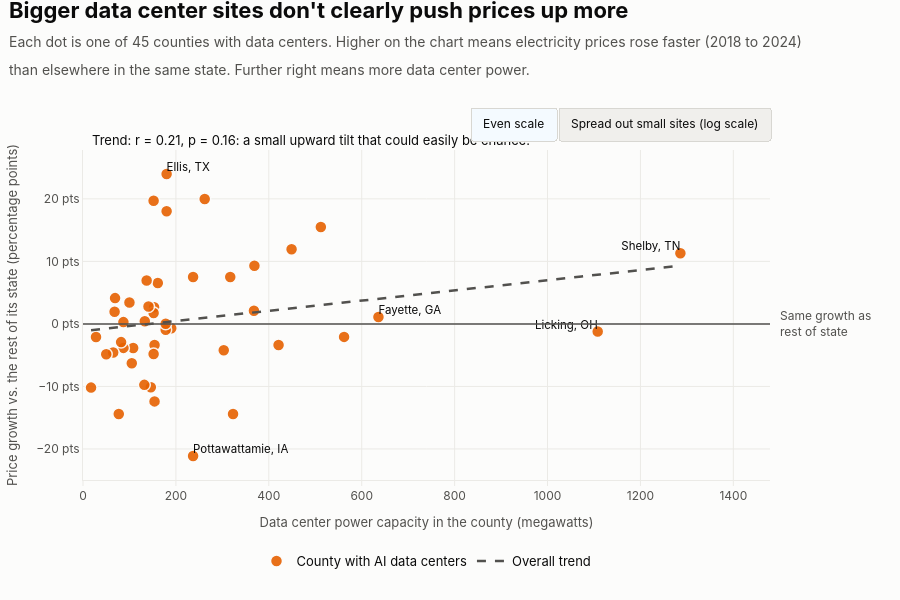

The code cell stored with this chart in its notebook:
### Markdown cell above
## Visual 4: Do Massive Gigawatt Hubs Cause Larger Electricity Rate Spikes?
*Supports: **Key Finding & Interpretation - The Intensive Margin Test***

### Visual Design & Layperson Interpretation
- **Question Answered:** *Do counties with massive 900+ MW computing facilities (like Memphis or New Albany) experience larger price increases than counties with small 50 MW data centers?*
- **Y-Axis:** Price growth **relative to state average** (0% = grew at exact state average).
- **Diverging Colors:** Red dots grew faster than their state; blue dots grew slower than their state.
- **Punchline:** The trendline is flat ($r = 0.21, p = 0.18$). Mega-scale gigawatt hubs scatter evenly above and below their state benchmarks.

### Code cell
# Visual 4: do bigger data center sites push prices up more? (interactive scatter; the old static twin charts were duplicates and are removed)
x_mw = treat_panel['total_power_consumption_mw'].values
y_pp = treat_panel['Growth_Demeaned'].values
names = (treat_panel['County'] + ', ' + treat_panel['State']).values
n4 = len(treat_panel)

def faster_slower(v):
    return f"{abs(v):.1f} points {'faster' if v > 0 else 'slower'} than"

hover = [f"<b>{n}</b><br>{m:,.0f} MW of data center power<br>Prices rose {faster_slower(v)} the rest of its state"
         for n, m, v in zip(names, x_mw, y_pp)]

# which dots get a name tag: the three biggest sites plus the fastest and slowest riser
tag = sorted(set(np.argsort(x_mw)[-3:]) | {int(np.argmax(y_pp)), int(np.argmin(y_pp))})

slope_lin, icpt_lin = np.polyfit(x_mw, y_pp, 1)
slope_log, icpt_log = np.polyfit(np.log1p(x_mw), y_pp, 1)
x_line = np.geomspace(x_mw.min(), x_mw.max(), 120)

def stat_line(r, p):
    tilt = "upward" if r > 0 else "downward"
    if p >= 0.10:
        verdict = f"a small {tilt} tilt that could easily be chance"
    elif p >= 0.05:
        verdict = f"an {tilt} tilt that is borderline, not clearly beyond chance" if tilt == "upward" else f"a {tilt} tilt that is borderline, not clearly beyond chance"
    else:
        verdict = f"{'an' if tilt == 'upward' else 'a'} {tilt} tilt that is unlikely to be chance"
    return f"Trend: r = {r:.2f}, p = {p:.2f}: {verdict}."

fig4 = go.Figure()
fig4.add_annotation(x=0.01, y=1.0, xref="paper", yref="paper", xanchor="left", yanchor="bottom", showarrow=False,
                    text=stat_line(r_linear, p_linear), font=dict(size=13, color=INK))        # annotation 0: updated by the toggle
fig4.add_hline(y=0, line=dict(color=INK_2, width=1.5))
fig4.add_annotation(x=1.0, xref="paper", xanchor="left", xshift=8, y=0, yref="y", yanchor="middle", showarrow=False, align="left",
                    text="Same growth as<br>rest of state", font=dict(size=12, color=INK_2))
fig4.add_trace(go.Scatter(x=x_mw, y=y_pp, mode='markers', name='County with AI data centers',
                          marker=dict(size=12, color=COLOR_TREATMENT, line=dict(color=SURFACE, width=1.5), opacity=0.9),
                          hovertext=hover, hoverinfo='text'))
fig4.add_trace(go.Scatter(x=x_mw[tag], y=y_pp[tag], mode='text', text=[names[i] for i in tag],
                          textposition=['top left' if x_mw[i] > 0.7 * x_mw.max() else 'top right' for i in tag],
                          textfont=dict(size=11.5, color=INK), hoverinfo='skip', showlegend=False))
fig4.add_trace(go.Scatter(x=x_line, y=slope_lin * x_line + icpt_lin, mode='lines', name='Overall trend',
                          line=dict(color=INK_2, width=2.5, dash='dash'), hoverinfo='skip'))
fig4.add_trace(go.Scatter(x=x_line, y=slope_log * np.log1p(x_line) + icpt_log, mode='lines', name='Overall trend',
                          line=dict(color=INK_2, width=2.5, dash='dash'), hoverinfo='skip', visible=False, showlegend=False))

title4 = ("Bigger data center sites don't clearly push prices up more" if p_linear >= 0.05
          else "Bigger data center sites are linked to faster price growth")
style_figure(fig4, title4,
             f"Each dot is one of {n4} counties with data centers. Higher on the chart means electricity prices rose faster "
             f"(2018 to 2024) than elsewhere in the same state. Further right means more data center power.",
             height=600, margin=dict(l=80, r=130, t=150, b=120))
tick_vals = [v for v in (10, 30, 100, 300, 1000) if x_mw.min() * 0.6 < v < x_mw.max() * 1.6]
fig4.update_layout(
    xaxis=dict(title=dict(text="Data center power capacity in the county (megawatts)"), range=[0, x_mw.max() * 1.15]),
    yaxis=dict(title=dict(text="Price growth vs. the rest of its state (percentage points)"), ticksuffix=" pts", zeroline=False),
    legend=dict(orientation="h", x=0.5, xanchor="center", y=-0.2, yanchor="top", font=dict(size=13, color=INK)),
    updatemenus=[dict(
        type="buttons", direction="right", x=1.0, xanchor="right", y=1.0, yanchor="bottom", pad=dict(b=10),
        showactive=True, bgcolor="#f0efec", bordercolor="#d8d7d2", borderwidth=1, font=dict(size=12, color=INK), active=0,
        buttons=[
            dict(label="Even scale", method="update", args=[
                {"visible": [True, True, True, False]},
                {"xaxis.type": "linear", "xaxis.tickmode": "auto", "xaxis.range": [0, x_mw.max() * 1.15],
                 "annotations[0].text": stat_line(r_linear, p_linear)}]),
            dict(label="Spread out small sites (log scale)", method="update", args=[
                {"visible": [True, True, False, True]},
                {"xaxis.type": "log", "xaxis.tickmode": "array", "xaxis.tickvals": tick_vals,
                 "xaxis.ticktext": [f"{v:,}" for v in tick_vals],
                 "xaxis.range": [np.log10(x_mw.min() * 0.7), np.log10(x_mw.max() * 1.5)],
                 "annotations[0].text": stat_line(r_log, p_log)}]),
        ])])
fig4.show()

### Figure 1 — Plotly figure (JSON) as saved in the notebook; plotly's stock layout.template omitted (floating-point values rounded to 4 significant figures)
{"data": [{"hoverinfo": "text", "hovertext": ["<b>Licking, OH</b><br>1,108 MW of data center power<br>Prices rose 1.2 points slower than the rest of its state", "<b>Henrico, VA</b><br>562 MW of data center power<br>Prices rose 2.1 points slower than the rest of its state", "<b>Maricopa, AZ</b><br>449 MW of data center power<br>Prices rose 11.9 points faster than the rest of its state", "<b>Bexar, TX</b><br>154 MW of data center power<br>Prices rose 3.4 points slower than the rest of its state", "<b>Shelby, TN</b><br>1,286 MW of data center power<br>Prices rose 11.3 points faster than the rest of its state", "<b>Madison, MS</b><br>512 MW of data center power<br>Prices rose 15.5 points faster than the rest of its state", "<b>Prince William, VA</b><br>323 MW of data center power<br>Prices rose 14.4 points slower than the rest of its state", "<b>Sarpy, NE</b><br>317 MW of data center power<br>Prices rose 7.5 points faster than the rest of its state", "<b>Ellis, TX</b><br>180 MW of data center power<br>Prices rose 24.0 points faster than the rest of its state", "<b>Niagara, NY</b><br>100 MW of data center power<br>Prices rose 3.4 points faster than the rest of its state", "<b>Fayette, GA</b><br>636 MW of data center power<br>Prices rose 1.1 points faster than the rest of its state", "<b>Taylor, TX</b><br>421 MW of data center power<br>Prices rose 3.4 points slower than the rest of its state", "<b>Racine, WI</b><br>369 MW of data center power<br>Prices rose 9.3 points faster than the rest of its state", "<b>Mayes, OK</b><br>368 MW of data center power<br>Prices rose 2.1 points faster than the rest of its state", "<b>Franklin, OH</b><br>303 MW of data center power<br>Prices rose 4.2 points slower than the rest of its state", "<b>Denton, TX</b><br>262 MW of data center power<br>Prices rose 20.0 points faster than the rest of its state", "<b>Douglas, NE</b><br>237 MW of data center power<br>Prices rose 7.5 points faster than the rest of its state", "<b>Pottawattamie, IA</b><br>237 MW of data center power<br>Prices rose 21.1 points slower than the rest of its state", "<b>Warren, IA</b><br>190 MW of data center power<br>Prices rose 0.7 points slower than the rest of its state", "<b>Washington, OR</b><br>180 MW of data center power<br>Prices rose 18.0 points faster than the rest of its state", "<b>Clark, IN</b><br>178 MW of data center power<br>Prices rose 0.9 points slower than the rest of its state", "<b>Dakota, MN</b><br>178 MW of data center power<br>Prices rose 0.0 points faster than the rest of its state", "<b>Storey, NV</b><br>161 MW of data center power<br>Prices rose 6.6 points faster than the rest of its state", "<b>Wasco, OR</b><br>154 MW of data center power<br>Prices rose 12.4 points slower than the rest of its state", "<b>Montgomery, AL</b><br>153 MW of data center power<br>Prices rose 2.7 points faster than the rest of its state", "<b>Ada, ID</b><br>152 MW of data center power<br>Prices rose 1.8 points faster than the rest of its state", "<b>Bell, TX</b><br>152 MW of data center power<br>Prices rose 19.7 points faster than the rest of its state", "<b>Laramie, WY</b><br>152 MW of data center power<br>Prices rose 4.8 points slower than the rest of its state", "<b>Madison, AL</b><br>146 MW of data center power<br>Prices rose 10.1 points slower than the rest of its state", "<b>Lancaster, NE</b><br>141 MW of data center power<br>Prices rose 2.8 points faster than the rest of its state", "<b>Fairfield, OH</b><br>137 MW of data center power<br>Prices rose 6.9 points faster than the rest of its state", "<b>Utah, UT</b><br>133 MW of data center power<br>Prices rose 0.4 points faster than the rest of its state", "<b>Dickens, TX</b><br>132 MW of data center power<br>Prices rose 9.7 points slower than the rest of its state", "<b>Columbia, PA</b><br>108 MW of data center power<br>Prices rose 3.8 points slower than the rest of its state", "<b>Clay, MO</b><br>105 MW of data center power<br>Prices rose 6.3 points slower than the rest of its state", "<b>Sumner, TN</b><br>87 MW of data center power<br>Prices rose 0.3 points faster than the rest of its state", "<b>Valencia, NM</b><br>87 MW of data center power<br>Prices rose 3.8 points slower than the rest of its state", "<b>Chesterfield, VA</b><br>82 MW of data center power<br>Prices rose 2.9 points slower than the rest of its state", "<b>Loudoun, VA</b><br>77 MW of data center power<br>Prices rose 14.4 points slower than the rest of its state", "<b>Edgefield, SC</b><br>69 MW of data center power<br>Prices rose 4.1 points faster than the rest of its state", "<b>Dickey, ND</b><br>68 MW of data center power<br>Prices rose 1.9 points faster than the rest of its state", "<b>Cherokee, NC</b><br>65 MW of data center power<br>Prices rose 4.6 points slower than the rest of its state", "<b>Cumberland, NJ</b><br>50 MW of data center power<br>Prices rose 4.8 points slower than the rest of its state", "<b>Whitfield, GA</b><br>28 MW of data center power<br>Prices rose 2.1 points slower than the rest of its state", "<b>Fulton, GA</b><br>17 MW of data center power<br>Prices rose 10.2 points slower than the rest of its state"], "marker": {"color": "#E66101", "line": {"color": "#fcfcfb", "width": 1.5}, "opacity": 0.9, "size": 12}, "mode": "markers", "name": "County with AI data centers", "type": "scatter", "x": [1108.0, 562.0, 449.0, 154.0, 1286.0, 512.0, 323.0, 317.0, 180.0, 100.0, 636.0, 421.0, 369.0, 368.0, 303.0, 262.0, 237.0, 237.0, 190.0, 180.0, 178.0, 178.0, 161.0, 154.0, 153.0, 152.0, 152.0, 152.0, 146.0, 141.0, 137.0, 133.0, 132.0, 108.0, 105.0, 87.0, 87.0, 82.0, 77.0, 69.0, 68.0, 65.0, 50.0, 28.0, 17.33], "y": [-1.206, -2.073, 11.94, -3.361, 11.29, 15.51, -14.4, 7.513, 23.98, 3.432, 1.108, -3.37, 9.29, 2.111, -4.205, 19.97, 7.513, -21.13, -0.6899, 18.03, -0.9321, 0.03069, 6.551, -12.39, 2.653, 1.753, 19.71, -4.81, -10.14, 2.789, 6.945, 0.4377, -9.745, -3.848, -6.297, 0.2932, -3.837, -2.907, -14.4, 4.131, 1.938, -4.569, -4.842, -2.102, -10.18]}, {"hoverinfo": "skip", "mode": "text", "showlegend": false, "text": ["Licking, OH", "Shelby, TN", "Ellis, TX", "Fayette, GA", "Pottawattamie, IA"], "textfont": {"color": "#0b0b0b", "size": 11.5}, "textposition": ["top left", "top left", "top right", "top right", "top right"], "type": "scatter", "x": [1108.0, 1286.0, 180.0, 636.0, 237.0], "y": [-1.206, 11.29, 23.98, 1.108, -21.13]}, {"hoverinfo": "skip", "line": {"color": "#52514e", "dash": "dash", "width": 2.5}, "mode": "lines", "name": "Overall trend", "type": "scatter", "x": [17.33, 17.97, 18.63, 19.32, 20.03, 20.77, 21.53, 22.33, 23.15, 24.0, 24.89, 25.8, 26.76, 27.74, 28.76, 29.82, 30.92, 32.06, 33.24, 34.47, 35.74, 37.06, 38.42, 39.84, 41.31, 42.83, 44.41, 46.04, 47.74, 49.5, 51.33, 53.22, 55.18, 57.21, 59.32, 61.51, 63.77, 66.12, 68.56, 71.09, 73.71, 76.42, 79.24, 82.16, 85.19, 88.33, 91.58, 94.96, 98.46, 102.1, 105.9, 109.8, 113.8, 118.0, 122.3, 126.8, 131.5, 136.4, 141.4, 146.6, 152.0, 157.6, 163.4, 169.4, 175.7, 182.2, 188.9, 195.8, 203.1, 210.5, 218.3, 226.3, 234.7, 243.3, 252.3, 261.6, 271.2, 281.2, 291.6, 302.4, 313.5, 325.1, 337.0, 349.5, 362.3, 375.7, 389.5, 403.9, 418.8, 434.2, 450.2, 466.8, 484.0, 501.8, 520.3, 539.5, 559.4, 580.0, 601.4, 623.6, 646.5, 670.4, 695.1, 720.7, 747.3, 774.8, 803.4, 833.0, 863.7, 895.5, 928.5, 962.7, 998.2, 1035.0, 1073.0, 1113.0, 1154.0, 1196.0, 1240.0, 1286.0], "y": [-1.018, -1.013, -1.007, -1.002, -0.9961, -0.9901, -0.9838, -0.9774, -0.9707, -0.9637, -0.9565, -0.949, -0.9413, -0.9333, -0.9249, -0.9163, -0.9073, -0.8981, -0.8884, -0.8784, -0.8681, -0.8574, -0.8462, -0.8347, -0.8228, -0.8104, -0.7975, -0.7842, -0.7703, -0.756, -0.7411, -0.7257, -0.7098, -0.6932, -0.676, -0.6582, -0.6398, -0.6206, -0.6008, -0.5802, -0.5588, -0.5367, -0.5138, -0.49, -0.4653, -0.4397, -0.4132, -0.3857, -0.3572, -0.3277, -0.297, -0.2652, -0.2323, -0.1981, -0.1627, -0.126, -0.08791, -0.04842, -0.007485, 0.03496, 0.07897, 0.1246, 0.1719, 0.221, 0.2718, 0.3246, 0.3793, 0.436, 0.4948, 0.5557, 0.6189, 0.6845, 0.7524, 0.8229, 0.8959, 0.9717, 1.05, 1.132, 1.216, 1.304, 1.394, 1.488, 1.586, 1.687, 1.792, 1.901, 2.014, 2.131, 2.252, 2.378, 2.508, 2.643, 2.783, 2.929, 3.079, 3.235, 3.397, 3.565, 3.739, 3.92, 4.107, 4.301, 4.502, 4.711, 4.927, 5.152, 5.384, 5.626, 5.876, 6.135, 6.404, 6.682, 6.971, 7.271, 7.582, 7.904, 8.238, 8.584, 8.943, 9.316]}, {"hoverinfo": "skip", "line": {"color": "#52514e", "dash": "dash", "width": 2.5}, "mode": "lines", "name": "Overall trend", "showlegend": false, "type": "scatter", "visible": false, "x": [17.33, 17.97, 18.63, 19.32, 20.03, 20.77, 21.53, 22.33, 23.15, 24.0, 24.89, 25.8, 26.76, 27.74, 28.76, 29.82, 30.92, 32.06, 33.24, 34.47, 35.74, 37.06, 38.42, 39.84, 41.31, 42.83, 44.41, 46.04, 47.74, 49.5, 51.33, 53.22, 55.18, 57.21, 59.32, 61.51, 63.77, 66.12, 68.56, 71.09, 73.71, 76.42, 79.24, 82.16, 85.19, 88.33, 91.58, 94.96, 98.46, 102.1, 105.9, 109.8, 113.8, 118.0, 122.3, 126.8, 131.5, 136.4, 141.4, 146.6, 152.0, 157.6, 163.4, 169.4, 175.7, 182.2, 188.9, 195.8, 203.1, 210.5, 218.3, 226.3, 234.7, 243.3, 252.3, 261.6, 271.2, 281.2, 291.6, 302.4, 313.5, 325.1, 337.0, 349.5, 362.3, 375.7, 389.5, 403.9, 418.8, 434.2, 450.2, 466.8, 484.0, 501.8, 520.3, 539.5, 559.4, 580.0, 601.4, 623.6, 646.5, 670.4, 695.1, 720.7, 747.3, 774.8, 803.4, 833.0, 863.7, 895.5, 928.5, 962.7, 998.2, 1035.0, 1073.0, 1113.0, 1154.0, 1196.0, 1240.0, 1286.0], "y": [-6.535, -6.422, -6.309, -6.196, -6.082, -5.969, -5.855, -5.741, -5.627, -5.512, -5.398, -5.283, -5.168, -5.053, -4.938, -4.823, -4.707, -4.592, -4.476, -4.36, -4.244, -4.128, -4.012, -3.896, -3.779, -3.663, -3.546, -3.43, -3.313, -3.196, -3.079, -2.962, -2.845, -2.728, -2.611, -2.494, -2.376, -2.259, -2.141, -2.024, -1.906, -1.788, -1.671, -1.553, -1.435, -1.317, -1.199, -1.081, -0.9633, -0.8452, -0.7271, -0.609, -0.4908, -0.3726, -0.2544, -0.1361, -0.01776, 0.1006, 0.219, 0.3374, 0.4558, 0.5743, 0.6928, 0.8113, 0.9299, 1.048, 1.167, 1.286, 1.404, 1.523, 1.642, 1.76, 1.879, 1.998, 2.117, 2.235, 2.354, 2.473, 2.592, 2.711, 2.829, 2.948, 3.067, 3.186, 3.305, 3.424, 3.543, 3.662, 3.781, 3.9, 4.019, 4.138, 4.257, 4.376, 4.495, 4.614, 4.733, 4.852, 4.971, 5.09, 5.209, 5.328, 5.447, 5.566, 5.685, 5.804, 5.923, 6.042, 6.161, 6.28, 6.4, 6.519, 6.638, 6.757, 6.876, 6.995, 7.114, 7.233, 7.352, 7.472]}], "layout": {"annotations": [{"font": {"color": "#0b0b0b", "size": 13}, "showarrow": false, "text": "Trend: r = 0.21, p = 0.16: a small upward tilt that could easily be chance.", "x": 0.01, "xanchor": "left", "xref": "paper", "y": 1.0, "yanchor": "bottom", "yref": "paper"}, {"align": "left", "font": {"color": "#52514e", "size": 12}, "showarrow": false, "text": "Same growth as<br>rest of state", "x": 1.0, "xanchor": "left", "xref": "paper", "xshift": 8, "y": 0, "yanchor": "middle", "yref": "y"}], "font": {"color": "#0b0b0b", "family": "Inter, Helvetica Neue, Arial, sans-serif", "size": 13}, "height": 600, "hoverlabel": {"align": "left", "bgcolor": "white", "font": {"color": "#0b0b0b", "size": 13}}, "legend": {"font": {"color": "#0b0b0b", "size": 13}, "orientation": "h", "x": 0.5, "xanchor": "center", "y": -0.2, "yanchor": "top"}, "margin": {"b": 120, "l": 80, "r": 130, "t": 150}, "paper_bgcolor": "#fcfcfb", "plot_bgcolor": "#fcfcfb", "shapes": [{"line": {"color": "#52514e", "width": 1.5}, "type": "line", "x0": 0, "x1": 1, "xref": "x domain", "y0": 0, "y1": 0, "yref": "y"}], "title": {"font": {"size": 22}, "text": "<b>Bigger data center sites don't clearly push prices up more</b><br><span style='font-size:14px;color:#52514e'>Each dot is one of 45 counties with data centers. Higher on the chart means electricity prices rose faster (2018 to 2024)<br>than elsewhere in the same state. Further right means more data center power.</span>", "x": 0.01, "xanchor": "left", "xref": "container", "y": 0.97, "yanchor": "top"}, "updatemenus": [{"active": 0, "bgcolor": "#f0efec", "bordercolor": "#d8d7d2", "borderwidth": 1, "buttons": [{"args": [{"visible": [true, true, true, false]}, {"annotations[0].text": "Trend: r = 0.21, p = 0.16: a small upward tilt that could easily be chance.", "xaxis.range": [0, 1479.0], "xaxis.tickmode": "auto", "xaxis.type": "linear"}], "label": "Even scale", "method": "update"}, {"args": [{"visible": [true, true, false, true]}, {"annotations[0].text": "Trend: r = 0.29, p = 0.05: an upward tilt that is borderline, not clearly beyond chance.", "xaxis.range": [1.084, 3.285], "xaxis.tickmode": "array", "xaxis.ticktext": ["30", "100", "300", "1,000"], "xaxis.tickvals": [30, 100, 300, 1000], "xaxis.type": "log"}], "label": "Spread out small sites (log scale)", "method": "update"}], "direction": "right", "font": {"color": "#0b0b0b", "size": 12}, "pad": {"b": 10}, "showactive": true, "type": "buttons", "x": 1.0, "xanchor": "right", "y": 1.0, "yanchor": "bottom"}], "xaxis": {"gridcolor": "#ebeae6", "linecolor": "#ebeae6", "range": [0, 1479.0], "showgrid": true, "tickcolor": "#ebeae6", "tickfont": {"color": "#52514e", "size": 12}, "ticks": "outside", "title": {"font": {"color": "#52514e", "size": 13}, "text": "Data center power capacity in the county (megawatts)"}, "zeroline": false}, "yaxis": {"gridcolor": "#ebeae6", "linecolor": "#ebeae6", "showgrid": true, "tickfont": {"color": "#52514e", "size": 12}, "ticksuffix": " pts", "title": {"font": {"color": "#52514e", "size": 13}, "text": "Price growth vs. the rest of its state (percentage points)"}, "zeroline": false}}}
